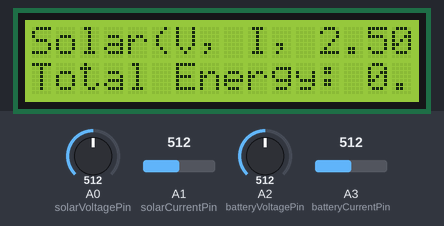
Bench run of a sketch on a simulated Arduino Uno, built with avr-gcc and run on an emulated ATmega328P. On the bench: 16×2 character LCD. The inputs (shaded band) are chosen by the test bench; at power-on: A0 (solarVoltagePin) = 512, A1 (solarCurrentPin) = 512, A2 (batteryVoltagePin) = 512, A3 (batteryCurrentPin) = 512.

Above: at 3.3 s.
3.4 s: A0 (solarVoltagePin) set to 716
At 4.6 s:
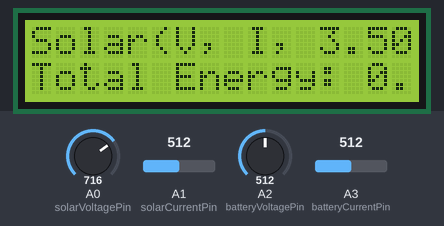
5.7 s: A0 (solarVoltagePin) set to 992
At 6.8 s:
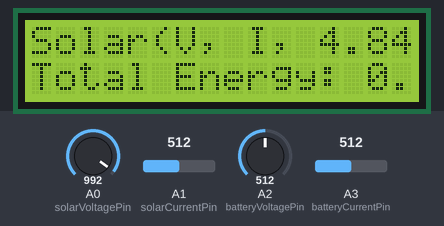
7.9 s: A0 (solarVoltagePin) set to 306
At 9.0 s:
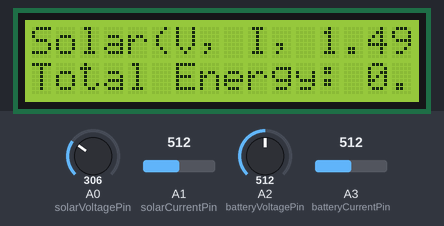
Timing chart, 0 to 10.9 s (numbered marks = the images above; inputs shaded):
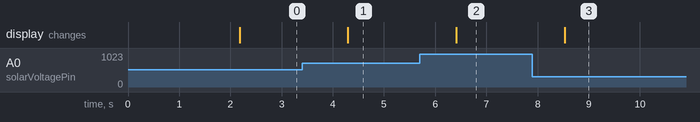

Measured:
- after the input at 3.4 s, the display: changes after 0.90 s (image 1)
- after the input at 5.7 s, the display: changes after 0.71 s (image 2)
- after the input at 7.9 s, the display: changes after 0.63 s (image 3)

The sketch:

SolarPowerMeter-0.ino
```cpp
#include <LiquidCrystal_I2C.h>

// LCD module connections

#define I2C_ADDR 0x27 //I2C adress, you should use the code to scan the adress first (0x27) here

#define BACKLIGHT_PIN 3 // Declaring LCD Pins
#define En_pin 2
#define Rw_pin 1
#define Rs_pin 0
#define D4_pin 4
#define D5_pin 5
#define D6_pin 6
#define D7_pin 7

LiquidCrystal_I2C lcd(I2C_ADDR,En_pin,Rw_pin,Rs_pin,D4_pin,D5_pin,D6_pin,D7_pin);


// Solar input and battery output pin definitions
const int solarVoltagePin = A0;
const int solarCurrentPin = A1;
const int batteryVoltagePin = A2;
const int batteryCurrentPin = A3;

// Energy calculation variables
unsigned long startTime;
float totalEnergy;

void setup() {
  // Initialize LCD
  lcd.begin (16,2);
  lcd.setBacklightPin(BACKLIGHT_PIN,POSITIVE);
  lcd.setBacklight(HIGH); //Lighting backlight

  // Print initial messages
  lcd.setCursor(0, 0);
  lcd.print("Solar Charge Ctrl");
  lcd.setCursor(0, 1);
  lcd.print("by Saikat");
  delay(2000);

  // Clear LCD and set cursor positions
  lcd.clear();
  lcd.setCursor(0, 0);
  lcd.print("Solar(V, I, W):");
  lcd.setCursor(0, 2);
  lcd.print("Battery(V, I, W):");

  // Initialize energy calculation variables
  startTime = millis();
  totalEnergy = 0;
}

void loop() {
  // Read analog values from pins
  float solarVoltage = analogRead(solarVoltagePin) * 0.0048828125;  // Conversion factor for 5V reference
  float solarCurrent = analogRead(solarCurrentPin) * 0.0048828125;  // Conversion factor for 5V reference
  float batteryVoltage = analogRead(batteryVoltagePin) * 0.0048828125;  // Conversion factor for 5V reference
  float batteryCurrent = analogRead(batteryCurrentPin) * 0.0048828125;  // Conversion factor for 5V reference

  // Calculate solar and battery power
  float solarPower = solarVoltage * solarCurrent;
  float batteryPower = batteryVoltage * batteryCurrent;

  // Calculate time since last energy calculation
  unsigned long currentTime = millis();
  unsigned long elapsedTime = currentTime - startTime;
  float hours = elapsedTime / 3600000.0;  // Convert milliseconds to hours

  // Calculate energy and add to total
  float energy = batteryPower * hours;
  totalEnergy += energy;

  // Update LCD display
  lcd.setCursor(12, 0);
  lcd.print(solarVoltage, 2);
  lcd.print("V ");
  lcd.print(solarCurrent, 2);
  lcd.print("A ");
  lcd.print(solarPower, 2);
  lcd.print("W ");

  lcd.setCursor(12, 2);
  lcd.print(batteryVoltage, 2);
  lcd.print("V ");
  lcd.print(batteryCurrent, 2);
  lcd.print("A ");
  lcd.print(batteryPower, 2);
  lcd.print("W ");

  lcd.setCursor(0, 3);
  lcd.print("Total Energy: ");
  lcd.print(totalEnergy, 2);
  lcd.print(" Wh");

  // Reset start time for energy calculation
  startTime = currentTime;

  delay(1000);
}
```
